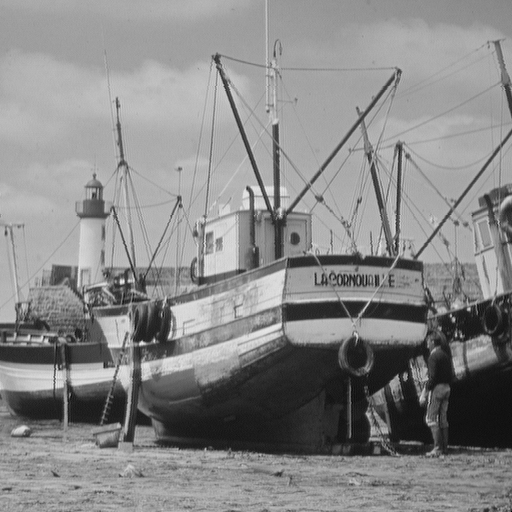
#> input picture Labs/Lab3/img/boat.png, 512 x 512 px, found by its file name; the run also reads 2 pictures not shown here
$ jupyter execute lab3.ipynb   (shell and % lines are left out)
#> lines starting #> are read from the running program, lines starting #| are printed output that depends on the picture
# Practical session 3 - Brownian motion, Fourier transform

Students (pair):
- [Matthieu Paolo]((https://github.com/username1))
- [Luc Thiebaud]((https://github.com/username2))

```
conda create --name=lab3 --file=requirement.txt
conda activate lab3
# do not forget to deactivate the environment if needed
# you can remove the environment once you are done
conda env remove --name=lab3
```

## <a name="ex1">Exercise 1: Brownian motion</a>

This first exercise consists in generating a Brownian motion on the closed unit ball $\mathcal{B}(\mathbf{0}, 1) = \{ \mathbf{x} \mid \Vert \mathbf{x} \Vert  \leq 1\}$, focusing first on the 2-D case. The Brownian motion is a random walk with independent, identically distributed Gaussian increments, appearing for instance in thermodynamics and statistical mechanics (to model the evolution of a large particle in a medium composed of a large number of small particles, ...). It is also connected to the diffusion process (Einstein).

Let $N \in \mathbb{N}^*$, $\delta > 0$, and $\mathbf{x} = (x_1, x_2) \in  \mathcal{B}(\mathbf{0}, 1)$. The first $N$ steps of a 2-D discrete-time Brownian motion $W$ can be generated as follows

\begin{align*}
    W_0 &= \mathbf{x}, \\
    %
    (\forall n \in \{1, \dotsc, N-1 \}), \quad W_n &= W_{n−1} + \sqrt{\delta} G_n, \quad G_n \sim \mathcal{N}(\mathbf{0}, \mathbf{I}),
\end{align*}

where $\mathcal{N}(\mathbf{0}, \mathbf{I})$ is a Gaussian distribution with mean $\mathbf{0}$ and identity covariance matrix.

1. Define a random generator `rng`, set to a known state for reproducibility (see session 2).

**Answer:**

[cell 1]
# your code
import random
import numpy as np
random.seed(2024)
def rng():
  return random.gauss(0,1),random.gauss(0,1)

2. Implement a function `brownian_motion(niter, x, step, rng)` which

    - simulates $W$ until it reaches the boundary of $\mathcal{B}(\mathbf{0}, 1)$, using a maximum of $N$ iterations (`niter`), a starting point $\mathbf{x} \in \mathcal{B}(\mathbf{0}, 1)$ (`x`) and step-size $\delta$ (`step`);
    - interpolates linearly between the two last positions to determine the points $W^*$ where the trajectory crosses the boundary (if applicable);
    - returns both the whole random walk $W$ and, if appropriate, the point at the intersection between the last segment of the trajectory and $\mathcal{B}(\mathbf{0}, 1)$.

> Hint:
> - you can easily derive a closed form expression for $W^*$, observing that $\Vert W^* \Vert^2= 1$ and $W^* \in [W_{n-1}, W_n]$.
> - you can also take a look at [`np.roots`](https://numpy.org/doc/stable/reference/generated/numpy.roots.html?highlight=roots#numpy.roots) if needed.

> Recall of the Linear Interpolation (LERP) for $n$-dimensional vectors:
> - Clearly, $\vec{D}=\alpha \vec{C}$ with $\alpha \in [0, 1]$ and hence $\vec{P}-\vec{B}= \alpha (\vec{A}-\vec{B})$ which is equivalent to $\vec{P}= (1-\alpha) \vec{B} + \alpha \vec{A}$.

**Answer:**

[cell 2]
# your code


def brownian_motion(niter, x, step, rng):
  """Simulates Brownian motion until it reaches the boundary of (0,1).

  Args:
    niter: The maximum number of iterations.
    x: The starting point.
    step: The step size.
    rng: A random number generator.

  Returns:
    A tuple of two NumPy arrays:
      * The whole random walk.
      * The point at the intersection between the last segment of the trajectory
        and (0,1), if applicable.
  """
#> called with niter = 1000, x = array of shape (1, 2), step = 0.01
  def norm(L):
    return (((L[0]**2)+(L[1]**2)))
  w = [[x[0][0],x[0][1]]]

  for i in range(1, niter + 1):
    a,b=rng()

    W0_new=w[i-1][0]+(step**(1/2))*a
    W1_new=w[i-1][1]+(step**(1/2))*b
    w.append([W0_new,W1_new])
    if norm(w[i]) > 1:
      a=(w[i][1]-w[i-1][1])/(w[i][0]-w[i-1][0]) # y=ax+b
      b= w[i][1]-a*w[i][0] #y = ax+b
      X2=(a*a+1) # coeffidicent of the 2nd order equation of the intersection between y=ax+b and y^2 +x^2 =0
      X1= 2*a*b # coeffidicent of the 2nd order equation of the intersection between y=ax+b and y^2 +x^2 =0
      X0= b*b-1 # coeffidicent of the 2nd order equation of the intersection between y=ax+b and y^2 +x^2 =0
      polynome=np.poly1d([X2,X1,X0])
      x= np.roots(polynome)
      if ((w[i][0] <= x[0]) and (x[0] <= w[i-1][0])) or (w[i-1][0] <= x[0]) and (x[0] <= w[i][0])  : #the coordinates of the roots should be between the coordinates of the last two points
        x=x[0]
      else :
        x=x[1]
      y=a*x+b
      P=[x,y]
      return w,P
  return w,[None,None] # return [None,None] if no intersection

We have used an other approach to find the intersection between the brownian motion and the circle :
- we know the equation of the circle
- we can infer the line equation of the vector that cross the line
We resolve analytically the system of order 2
We choose the good root based on the condition that the coordinates of the root should be between the coordinates of the last two points

3. Diplay the trajectory of a Brownian motion starting from $\mathbf{x} = (0.2, 0.4)$, using $\delta = 10^{-2}$, $N = 1000$. Display the unit circle on the same figure, and highlight the intersection with the boundary of the domain (whenever it exists).

> Hint: to draw the unit disk, you can use for instance:
> ```python
> circle = plt.Circle((0,0), 1)
> fig, ax = plt.subplots()
> plt.xlim(-1.25,1.25)
> plt.ylim(-1.25,1.25)
> plt.grid(linestyle = "--", zorder = 1)
> ax.set_aspect(1)
> ax.add_artist(circle)
> ```

**Answer:**

[cell 3]
# your code
import matplotlib.pyplot as plt

w,P=brownian_motion(1000,np.array([[0.2,0.4]]),0.01,rng)
# Your list of vectors (replace this with your actual list)
vectors = w
# Convert the list of vectors to a NumPy array for easier manipulation
vectors = np.array(vectors)
# Initialize the starting position as a float64 array


# Create lists to store the x and y coordinates of the trajectory
trajectory_x = []
trajectory_y = []

# Create a list to store directions (arrows) at each point
arrow_directions = []

# Iterate through the vectors to calculate the trajectory and directions
for vector in vectors:
    current_position = vector
    trajectory_x.append(current_position[0])
    trajectory_y.append(current_position[1])
    arrow_directions.append(vector)


plt.figure(figsize=(10, 10))
# Create a scatter plot for the points
plt.scatter(trajectory_x, trajectory_y, label='points', marker='o')

# Add lines connecting the points on the trajectory
plt.plot(trajectory_x, trajectory_y, linestyle='-', color='blue', linewidth=0.5, alpha=0.7)

# Add arrows to indicate the direction of the trajectory
for i in range(len(arrow_directions)-1):
    plt.arrow(trajectory_x[i], trajectory_y[i],trajectory_x[i+1]-trajectory_x[i],trajectory_y[i+1]-trajectory_y[i],
        head_width=0.05, head_length=0.05, fc='green', ec='red'
    )

# Add a circle centered at (0, 1)
circle = plt.Circle((0, 0), 1, color='green', fill=False, label='Circle (0, 1)')
plt.gca().add_patch(circle)
#display point p of intersection
plt.scatter(P[0], P[1], c='black', marker='x', label='intersection')

# Add labels to the axes
plt.xlabel('X-axis')
plt.ylabel('Y-axis')

# Set axis limits based on the trajectory
plt.xlim(-2, 2)
plt.ylim(-2, 2)
plt.grid(linestyle = "--", zorder = 1)
# Show the plot with a legend
plt.legend()

# Show the plot
plt.show()
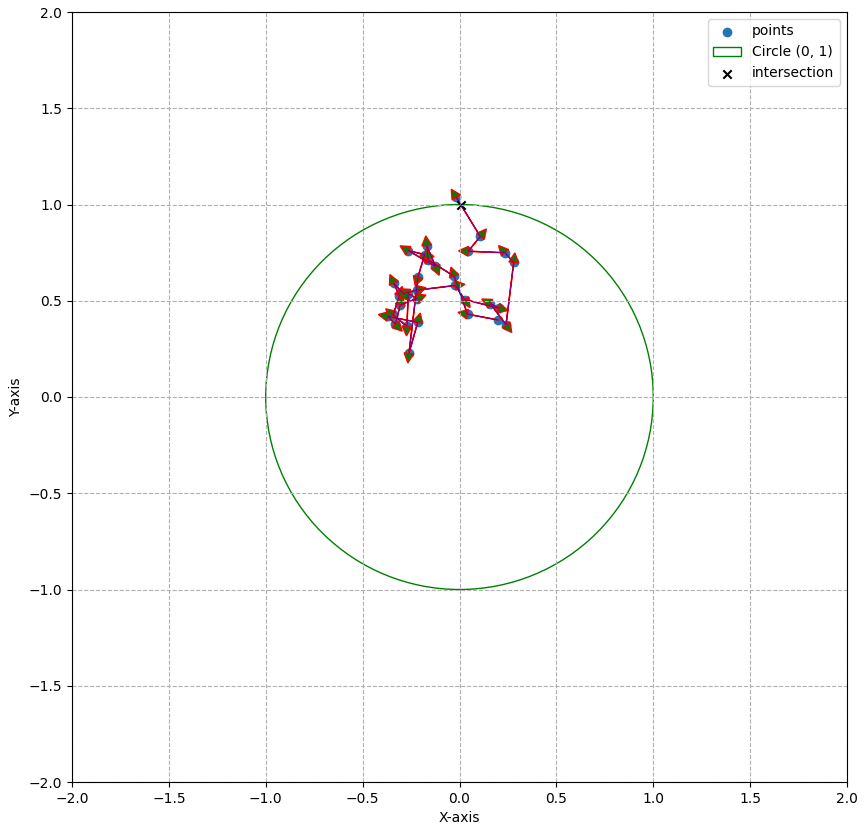
#> figure drawn by matplotlib, 1 panel

4. Represent, on the same figure, 4 other trajectories of $W$ with the same parameters.

**Answer:**

[cell 4]
# your code
# Initialisation des paramètres
n = 1000  # Nombre de pas de temps
step = 0.01  # Intervalle de temps
num_brownians = 4  # Nombre de mouvements browniens à afficher
import matplotlib.colors as mcolors
def generate_color_list(n):

    """
    Generate color disponible in  Matplotlib.

    Args:
        n (int):

    Returns:
        List[str]: list of colors
    """
    color_names = list(mcolors.CSS4_COLORS.keys())
    return color_names[:n]


# Création de la figure
plt.figure(figsize=(10, 10))
colors=generate_color_list(num_brownians)
# Affichage des mouvements browniens
for i in range(num_brownians):
    start_position = np.array([[0.2, 0.4]])  # Position initiale
    w, P = brownian_motion(n, start_position, step, rng)

    # Trajectoire
    plt.plot([pos[0] for pos in w], [pos[1] for pos in w], linestyle='-', linewidth=0.5, alpha=0.7, label=f'Brownian {i+1}')

    # Affichage du point d'intersection
    if P[0] is not None and P[1] is not None:
        plt.scatter(P[0], P[1], c='black', marker='x')

    # Ajout des flèches pour indiquer la direction du mouvement
    for j in range(len(w) - 1):
        plt.arrow(w[j][0], w[j][1], w[j + 1][0] - w[j][0], w[j + 1][1] - w[j][1],
                  head_width=0.03, head_length=0.05, fc=colors[i], ec=colors[i])

# Ajout d'un cercle centré à (0, 0)
circle = plt.Circle((0, 0), 1, color='green', fill=False, label='Circle (0, 0)')
plt.gca().add_patch(circle)

# Ajout des labels et de la légende
plt.xlabel('X-axis')
plt.ylabel('Y-axis')
plt.xlim(-2, 2)
plt.ylim(-2, 2)
plt.grid(linestyle="--", zorder=1)
plt.legend()

# Affichage du graphique
plt.show()
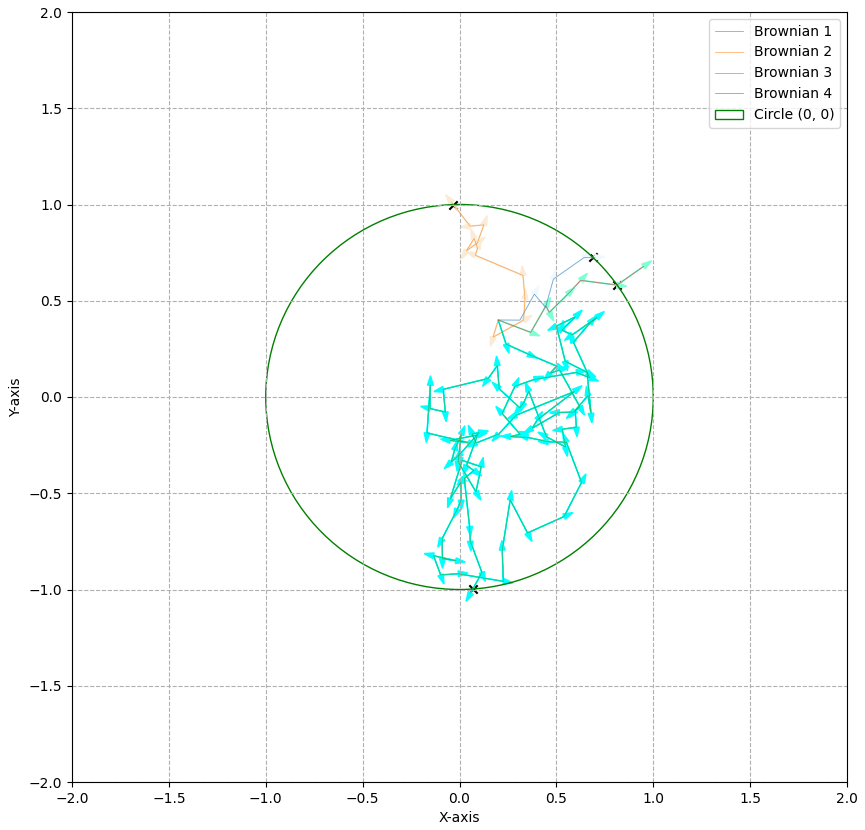
#> figure drawn by matplotlib, 1 panel

5. [Bonus] Generalize the procedure to a $M$-dimensional Brownian motion, $M > 2$.

**Answer:**

[cell 5]
# your code
# Same code , change n

---
## <a name="ex2">Exercise 2: 2D Fourier transform, ideal low-pass filter and linear convolution</a>

In this exercise, we explore the use of the 2-dimensional Fourier transform to filter an image, and convolve it with a blurring kernel.

1\. Load and display one of the images contained in the `img/` folder. The image will be denoted by $\mathbf{X} \in \mathbb{R}^{M_1 \times N_1}$ in the rest of this exercise.

**Answer:**

[cell 6]
# your code
from PIL import Image
from IPython.display import display

# Load the image
image_path = '/content/img/boat.png'

image = Image.open(image_path)
#> image is the input picture: PIL image 512x512 P; min 0, max 239, mean 136.1

# Display the image
display(image)

2\. Let $\mathcal{F}$ denote the 2D discrete Fourier transform. Compute $|\mathcal{F}(\mathbf{X})|^2$, the spectrum of the image $\mathbf{X} \in \mathbb{R}^{M_1 \times N_1}$ (i.e., the term-wise squared absolute value of its Fourier transform) loaded in 1. Display the result in logarithmic scale.

a) In this representation, where is the pixel of the spectrum associated with the null frequency located?

It is located at the top left

b) Take a look at the documentation of `np.fft.fftshift`. Use it to ensure that the null frequency is located at the center of the image.

**Answer:**

[cell 7]
# your code
import numpy as np
import matplotlib.pyplot as plt
from matplotlib.colors import LogNorm
# Load and convert the image to grayscale if it's a color image
image = plt.imread('/content/img/boat.png')
#> image: shape (512, 512, 4) float32
if len(image.shape) == 3:
    image = np.mean(image, axis=2)
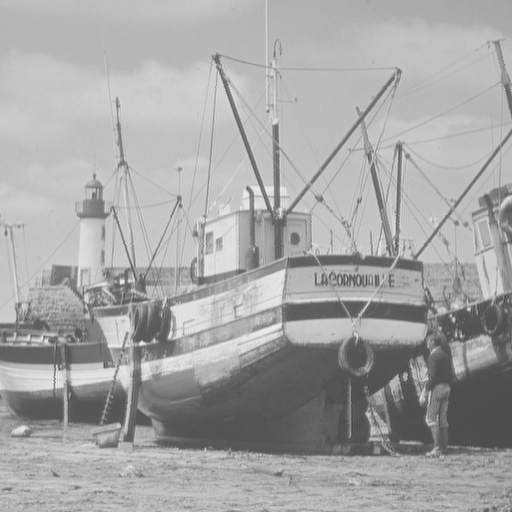
#> image: shape (512, 512) float32; min 0.25, max 0.953, mean 0.65

# Compute the 2D Fourier transform and shift it
fourier_transform = np.fft.fft2(image)
shifted_transform = np.fft.fftshift(fourier_transform)

# Compute the squared magnitude of the spectrum
spectrum = np.abs(shifted_transform) ** 2


# Display the result in logarithmic scale with logarithmic gradation
plt.imshow(spectrum, cmap='gray', norm=LogNorm(vmin=1e-6, vmax=spectrum.max()))  # Adjust vmin to avoid log(0)
plt.colorbar()
plt.title('Logarithmic Spectrum with Logarithmic Gradation')
plt.show()
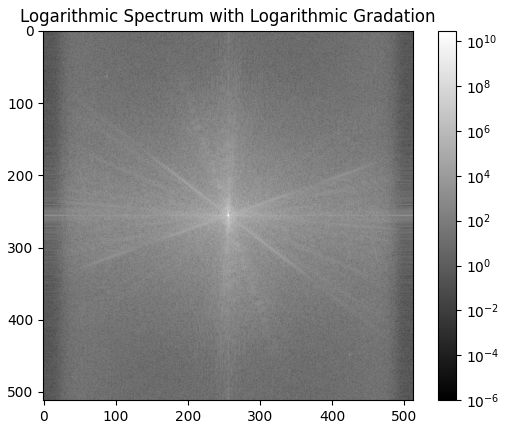
#> figure drawn by matplotlib, 2 panels

3\.
    a) Create a function `ideal_lowpass_filter` to filter $\mathbf{X}$ by an ideal low-pass filter. The filter preserves Fourier coefficients associated to frequencies below a cutoff specified in each direction ($\mathbf{f}_c = (f_{c,y}, f_{c,x})$), and sets others to zero. For simplicity, $f_{c,y}$ and $f_{c,x}$ can be expressed as a number of samples to be kept along each dimension (e.g., $\mathbf{f}_c = (50,50)$).

b) Display the filtered image for 2 different values of $\mathbf{f}_c$. What do you observe as the cutoff frequencies increase?

> Warning: beware the type of the array after `np.fft.fft2`, do not hesitate to specify the type if you make copies from this array
> ```python
> a = np.zeros((2,2), dtype=np.complex)
> ...
> ```

**Answer:**

[cell 8]
# your code
import numpy as np
import matplotlib.pyplot as plt

# Define the ideal low-pass filter function
def ideal_lowpass_filter(image, fc):
    """
    Applies an ideal low-pass filter to an image.

    Args:
    image (numpy.ndarray): The input image.
    fc (tuple): The cutoff frequencies in both x and y directions (fc_x, fc_y).

    Returns:
    numpy.ndarray: The filtered image.
    """
#> called with fc = (50, 50)
    # Compute the 2D Fourier transform of the image
    f_transform = np.fft.fft2(image)

    # Shift the zero frequency component to the center
    f_transform_shifted = np.fft.fftshift(f_transform)

    # Get the dimensions of the image
    M, N = image.shape

    # Create an ideal low-pass filter
    lowpass_filter = np.zeros((M, N), dtype=np.complex)
    fc_x, fc_y = fc
    lowpass_filter[M//2-fc_y:M//2+fc_y, N//2-fc_x:N//2+fc_x] = 1

    # Apply the filter in the frequency domain
    filtered_transform = f_transform_shifted * lowpass_filter

    # Shift the filtered transform back
    filtered_image = np.fft.ifftshift(filtered_transform)

    # Compute the inverse Fourier transform to get the filtered image
    filtered_image = np.fft.ifft2(filtered_image).real
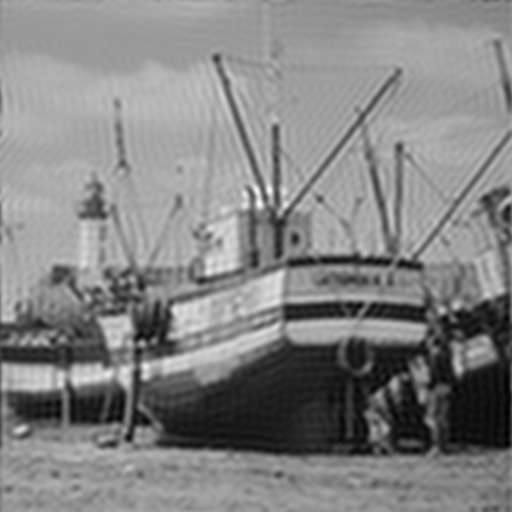
#> filtered_image: shape (512, 512) float64; min 0.256, max 1.02, mean 0.65; drawn with min black and max white

    return filtered_image

# Load and convert the image to grayscale if it's a color image
image = plt.imread('/content/img/boat.png')
if len(image.shape) == 3:
    image = np.mean(image, axis=2)

# Define two different cutoff frequencies
fc1 = (50, 50)
fc2 = (100, 100)

# Apply the ideal low-pass filter with different cutoff frequencies
filtered_image1 = ideal_lowpass_filter(image, fc1)
filtered_image2 = ideal_lowpass_filter(image, fc2)

# Display the filtered images
plt.figure(figsize=(10, 5))
plt.subplot(1, 2, 1)
plt.imshow(filtered_image1, cmap='gray')
plt.title('Filtered Image (fc = (50, 50))')
plt.subplot(1, 2, 2)
plt.imshow(filtered_image2, cmap='gray')
plt.title('Filtered Image (fc = (100, 100))')
plt.show()

#Commentaire : Plus on filtre avec de basses fréquences moins il y a de details dans l'image

4\. Let $\mathbf{H} \in \mathbb{R}^{M_2\times N_2}$ be a 2-D Gaussian kernel, obtained as the outer product of two 1-D Gaussian windows $\mathbf{w}_y \in \mathbb{R}^{M_2}$ and $\mathbf{w}_x \in \mathbb{R}^{N_2}$, of standard deviation $\sigma_y = 10$ and $\sigma_x = 10$, respectively:

\begin{equation}
    \mathbf{H} = \mathbf{w}_y \mathbf{w}_x^T.
\end{equation}

Let $M = M_1+M_2-1$ and $N =  N_1+N_2-1$. From the discrete convolution theorem, the linear convolution between $\mathbf{H}$ and $\mathbf{X}$ can be computed as follows

\begin{equation}
    \mathbf{X} \star \mathbf{H} = \mathcal{F}^{-1} \Big( \mathcal{F}\big(P_1(\mathbf{X})\big) \odot \mathcal{F}\big(P_2(\mathbf{H})\big) \Big) \in \mathbb{R}^{M\times N},
\end{equation}

where $P_i: \mathbb{R}^{M_i \times N_i} \rightarrow \mathbb{R}^{M \times N}$, $i \in \{1, 2\}$, are 0-padding operators, $\odot$ is the Hadamard (= term-wise) product, $\mathcal{F}^{-1}$ is the 2D discrete inverse Fourier transform.

Compute and display $\mathbf{X} \star \mathbf{H}$, for $M_2 = N_2 = 10$. What do you observe?

> Hint:
> - the usual 0-padding procedure in image space consists in appending trailing zeros. For instance (in 1D), 0-padding a vector $\mathbf{x} \in \mathbb{R}^N_1$ to the size $N>N_1$ corresponds to creating the vector
\begin{bmatrix}
\mathbf{x} \\
\mathbf{0}_{N-N_1}
\end{bmatrix}
> - since the input images are real, $\mathcal{F}(\mathbf{x})$ and $\mathcal{F}(\mathbf{h})$ are Hermitian symmetric. In this case, a more efficient version of `np.fft.fft2` can be used, computing only quarter of the Fourier coefficients (half of the Fourier coefficients in each direction): [`np.fft.rfft2`](https://numpy.org/doc/stable/reference/generated/numpy.fft.rfft2.html?highlight=rfft#numpy.fft.rfft2). Its inverse, [`np.fft.irfft2`](https://numpy.org/doc/stable/reference/generated/numpy.fft.irfft2.html#numpy.fft.irfft2), also ensures that the output is real;
> - the 2D Gaussian window can be generated as the outer product of two 1D Gaussian windows (one window for each dimension);
> - you can take a look at [scipy.signal.windows.gaussian](https://docs.scipy.org/doc/scipy/reference/generated/scipy.signal.windows.gaussian.html#scipy.signal.windows.gaussian) and [np.newaxis](https://numpy.org/doc/stable/reference/constants.html?highlight=newaxis#numpy.newaxis) (or `np.reshape` or built-in `np.outer`).

**Answer:**

[cell 9]
# your code
import numpy as np
import matplotlib.pyplot as plt
from scipy.signal.windows import gaussian

# Load and convert the image to grayscale if it's a color image
image = plt.imread('/content/img/boat.png')
if len(image.shape) == 3:
    image = np.mean(image, axis=2)

# Define the standard deviations for the 2D Gaussian kernel
sigma_y = 10
sigma_x = 10

# Define Kernel size
M2, N2 = 10,10
# Create the 1D Gaussian windows
window_y = gaussian(M2, std=sigma_y)[:, np.newaxis]
window_x = gaussian(N2, std=sigma_x)[np.newaxis, :]

# Create the 2D Gaussian kernel by taking the outer product of the 1D windows
kernel = np.outer(window_y, window_x)


# Pad the image to match the size of M2 x N2
padded_image = np.pad(image, ((0, image.shape[0]+M2 -1), (0, image.shape[1]+N2-1 )), mode='constant')
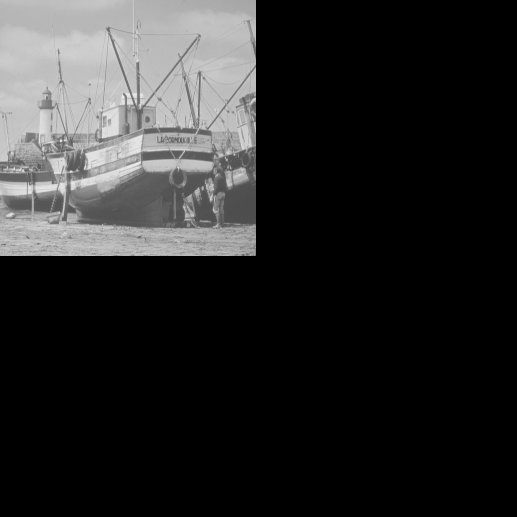
#> padded_image: shape (1033, 1033) float32 (shown at 1/2 size); min 0, max 0.953, mean 0.16

# Compute the 2D Fourier transforms using rfft2
fft_image = np.fft.rfft2(padded_image)
fft_kernel = np.fft.rfft2(kernel,s=padded_image.shape)

# Perform element-wise multiplication in the frequency domain
convolved_fft = fft_image * fft_kernel

# Compute the inverse 2D Fourier transform using irfft2
convolved_result = np.fft.irfft2(convolved_fft)
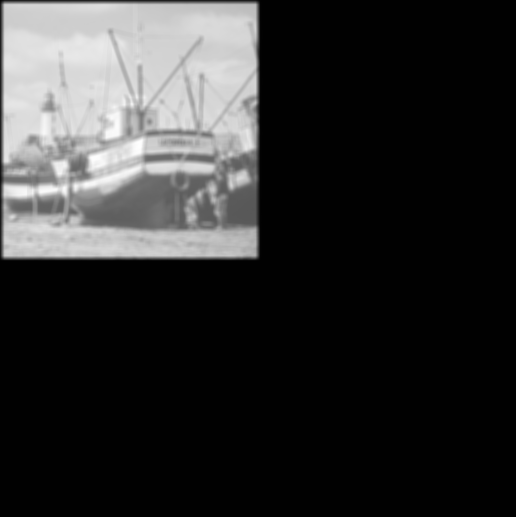
#> convolved_result: shape (1033, 1032) float64 (shown at 1/2 size); min -0.547, max 82.02, mean 14.7; drawn with min black and max white

# Crop the padded image back to its original size
convolved_result = convolved_result[M2 // 2:image.shape[0] + M2 // 2, N2 // 2:image.shape[1] + N2 // 2]
#> convolved_result: shape (512, 512) float64

# Display the convolution result
plt.imshow(convolved_result, cmap='gray')

plt.title('Convolution Result (2D Gaussian Kernel)')
plt.colorbar()
plt.show()
#> (the rest of the program and of its run is left out)
